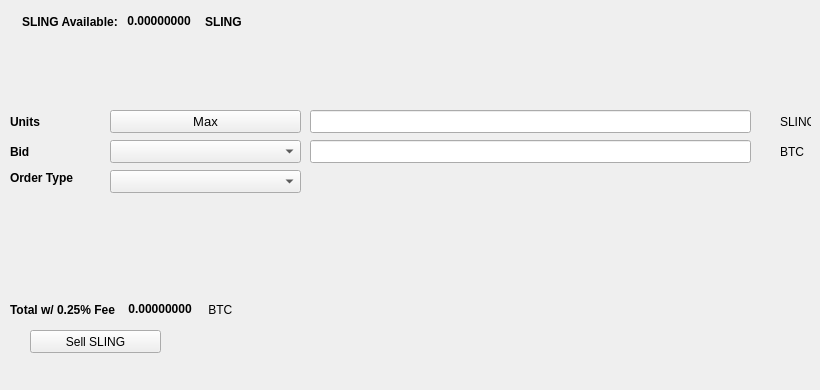
   <widget class="QWidget" name="SellTab">
    <attribute name="title">
     <string>Sell</string>
    </attribute>
    <widget class="QLabel" name="label_16">
     <property name="geometry">
      <rect>
       <x>780</x>
       <y>140</y>
       <width>31</width>
       <height>23</height>
      </rect>
     </property>
     <property name="text">
      <string>BTC</string>
     </property>
    </widget>
    <widget class="QComboBox" name="SellBidcomboBox">
     <property name="geometry">
      <rect>
       <x>110</x>
       <y>140</y>
       <width>191</width>
       <height>23</height>
      </rect>
     </property>
     <property name="font">
      <font>
       <pointsize>10</pointsize>
      </font>
     </property>
    </widget>
    <widget class="QLabel" name="label_18">
     <property name="geometry">
      <rect>
       <x>10</x>
       <y>110</y>
       <width>46</width>
       <height>23</height>
      </rect>
     </property>
     <property name="font">
      <font>
       <weight>75</weight>
       <bold>true</bold>
      </font>
     </property>
     <property name="text">
      <string>Units</string>
     </property>
    </widget>
    <widget class="QPushButton" name="Sell_Max_Amount">
     <property name="geometry">
      <rect>
       <x>110</x>
       <y>110</y>
       <width>191</width>
       <height>23</height>
      </rect>
     </property>
     <property name="font">
      <font>
       <pointsize>10</pointsize>
      </font>
     </property>
     <property name="text">
      <string>Max</string>
     </property>
    </widget>
    <widget class="QLabel" name="label_20">
     <property name="geometry">
      <rect>
       <x>10</x>
       <y>170</y>
       <width>91</width>
       <height>16</height>
      </rect>
     </property>
     <property name="font">
      <font>
       <weight>75</weight>
       <bold>true</bold>
      </font>
     </property>
     <property name="text">
      <string>Order Type</string>
     </property>
    </widget>
    <widget class="QComboBox" name="SellOrdertypeCombo">
     <property name="geometry">
      <rect>
       <x>110</x>
       <y>170</y>
       <width>191</width>
       <height>23</height>
      </rect>
     </property>
     <property name="font">
      <font>
       <pointsize>10</pointsize>
      </font>
     </property>
    </widget>
    <widget class="QLabel" name="label_21">
     <property name="geometry">
      <rect>
       <x>10</x>
       <y>140</y>
       <width>46</width>
       <height>23</height>
      </rect>
     </property>
     <property name="font">
      <font>
       <weight>75</weight>
       <bold>true</bold>
      </font>
     </property>
     <property name="text">
      <string>Bid</string>
     </property>
    </widget>
    <widget class="QLabel" name="label_22">
     <property name="geometry">
      <rect>
       <x>780</x>
       <y>110</y>
       <width>31</width>
       <height>23</height>
      </rect>
     </property>
     <property name="text">
      <string>SLING</string>
     </property>
    </widget>
    <widget class="QLineEdit" name="UnitsInputSLING">
     <property name="geometry">
      <rect>
       <x>310</x>
       <y>110</y>
       <width>441</width>
       <height>23</height>
      </rect>
     </property>
     <property name="font">
      <font>
       <pointsize>9</pointsize>
       <weight>75</weight>
       <bold>true</bold>
      </font>
     </property>
    </widget>
    <widget class="QLineEdit" name="SellBidPriceEdit">
     <property name="geometry">
      <rect>
       <x>310</x>
       <y>140</y>
       <width>441</width>
       <height>23</height>
      </rect>
     </property>
     <property name="font">
      <font>
       <pointsize>9</pointsize>
       <weight>75</weight>
       <bold>true</bold>
      </font>
     </property>
    </widget>
    <widget class="QPushButton" name="SellSLINGBTN">
     <property name="geometry">
      <rect>
       <x>30</x>
       <y>330</y>
       <width>131</width>
       <height>23</height>
      </rect>
     </property>
     <property name="text">
      <string>Sell SLING</string>
     </property>
     <property name="icon">
      <iconset resource="../sling">
       <normaloff>:/icons/bitcoin</normaloff>:/icons/bitcoin</iconset>
     </property>
    </widget>
    <widget class="QWidget" name="layoutWidget3">
     <property name="geometry">
      <rect>
       <x>22</x>
       <y>12</y>
       <width>258</width>
       <height>19</height>
      </rect>
     </property>
     <layout class="QHBoxLayout" name="horizontalLayout">
      <item>
       <widget class="QLabel" name="label232_2">
        <property name="font">
         <font>
          <weight>75</weight>
          <bold>true</bold>
         </font>
        </property>
        <property name="text">
         <string>SLING Available:</string>
        </property>
       </widget>
      </item>
      <item>
       <widget class="QLabel" name="SLINGAvailableLabel">
        <property name="palette">
         <palette>
          <active>
           <colorrole role="WindowText">
            <brush brushstyle="SolidPattern">
             <color alpha="255">
              <red>0</red>
              <green>0</green>
              <blue>0</blue>
             </color>
            </brush>
           </colorrole>
           <colorrole role="Button">
            <brush brushstyle="SolidPattern">
             <color alpha="255">
              <red>0</red>
              <green>170</green>
              <blue>0</blue>
             </color>
            </brush>
           </colorrole>
           <colorrole role="Light">
            <brush brushstyle="SolidPattern">
             <color alpha="255">
              <red>0</red>
              <green>255</green>
              <blue>0</blue>
             </color>
            </brush>
           </colorrole>
           <colorrole role="Midlight">
            <brush brushstyle="SolidPattern">
             <color alpha="255">
              <red>0</red>
              <green>212</green>
              <blue>0</blue>
             </color>
            </brush>
           </colorrole>
           <colorrole role="Dark">
            <brush brushstyle="SolidPattern">
             <color alpha="255">
              <red>0</red>
              <green>85</green>
              <blue>0</blue>
             </color>
            </brush>
           </colorrole>
           <colorrole role="Mid">
            <brush brushstyle="SolidPattern">
             <color alpha="255">
              <red>0</red>
              <green>113</green>
              <blue>0</blue>
             </color>
            </brush>
           </colorrole>
           <colorrole role="Text">
            <brush brushstyle="SolidPattern">
             <color alpha="255">
              <red>0</red>
              <green>170</green>
              <blue>0</blue>
             </color>
            </brush>
           </colorrole>
           <colorrole role="BrightText">
            <brush brushstyle="SolidPattern">
             <color alpha="255">
              <red>255</red>
              <green>255</green>
              <blue>255</blue>
             </color>
            </brush>
           </colorrole>
           <colorrole role="ButtonText">
            <brush brushstyle="SolidPattern">
             <color alpha="255">
              <red>0</red>
              <green>0</green>
              <blue>0</blue>
             </color>
            </brush>
           </colorrole>
           <colorrole role="Base">
            <brush brushstyle="SolidPattern">
             <color alpha="255">
              <red>255</red>
              <green>255</green>
              <blue>255</blue>
             </color>
            </brush>
           </colorrole>
           <colorrole role="Window">
            <brush brushstyle="SolidPattern">
             <color alpha="255">
              <red>0</red>
              <green>170</green>
              <blue>0</blue>
             </color>
            </brush>
           </colorrole>
           <colorrole role="Shadow">
            <brush brushstyle="SolidPattern">
             <color alpha="255">
              <red>0</red>
              <green>0</green>
              <blue>0</blue>
             </color>
            </brush>
           </colorrole>
           <colorrole role="AlternateBase">
            <brush brushstyle="SolidPattern">
             <color alpha="255">
              <red>127</red>
              <green>212</green>
              <blue>127</blue>
             </color>
            </brush>
           </colorrole>
           <colorrole role="ToolTipBase">
            <brush brushstyle="SolidPattern">
             <color alpha="255">
              <red>255</red>
              <green>255</green>
              <blue>220</blue>
             </color>
            </brush>
           </colorrole>
           <colorrole role="ToolTipText">
            <brush brushstyle="SolidPattern">
             <color alpha="255">
              <red>0</red>
              <green>0</green>
              <blue>0</blue>
             </color>
            </brush>
           </colorrole>
          </active>
          <inactive>
           <colorrole role="WindowText">
            <brush brushstyle="SolidPattern">
             <color alpha="255">
              <red>0</red>
              <green>0</green>
              <blue>0</blue>
             </color>
            </brush>
           </colorrole>
           <colorrole role="Button">
            <brush brushstyle="SolidPattern">
             <color alpha="255">
              <red>0</red>
              <green>170</green>
              <blue>0</blue>
             </color>
            </brush>
           </colorrole>
           <colorrole role="Light">
            <brush brushstyle="SolidPattern">
             <color alpha="255">
              <red>0</red>
              <green>255</green>
              <blue>0</blue>
             </color>
            </brush>
           </colorrole>
           <colorrole role="Midlight">
            <brush brushstyle="SolidPattern">
             <color alpha="255">
              <red>0</red>
              <green>212</green>
              <blue>0</blue>
             </color>
            </brush>
           </colorrole>
           <colorrole role="Dark">
            <brush brushstyle="SolidPattern">
             <color alpha="255">
              <red>0</red>
              <green>85</green>
              <blue>0</blue>
             </color>
            </brush>
           </colorrole>
           <colorrole role="Mid">
            <brush brushstyle="SolidPattern">
             <color alpha="255">
              <red>0</red>
              <green>113</green>
              <blue>0</blue>
             </color>
            </brush>
           </colorrole>
           <colorrole role="Text">
            <brush brushstyle="SolidPattern">
             <color alpha="255">
              <red>0</red>
              <green>170</green>
              <blue>0</blue>
             </color>
            </brush>
           </colorrole>
           <colorrole role="BrightText">
            <brush brushstyle="SolidPattern">
             <color alpha="255">
              <red>255</red>
              <green>255</green>
              <blue>255</blue>
             </color>
            </brush>
           </colorrole>
           <colorrole role="ButtonText">
            <brush brushstyle="SolidPattern">
             <color alpha="255">
              <red>0</red>
              <green>0</green>
              <blue>0</blue>
             </color>
            </brush>
           </colorrole>
           <colorrole role="Base">
            <brush brushstyle="SolidPattern">
             <color alpha="255">
              <red>255</red>
              <green>255</green>
              <blue>255</blue>
             </color>
            </brush>
           </colorrole>
           <colorrole role="Window">
            <brush brushstyle="SolidPattern">
             <color alpha="255">
              <red>0</red>
              <green>170</green>
              <blue>0</blue>
             </color>
            </brush>
           </colorrole>
           <colorrole role="Shadow">
            <brush brushstyle="SolidPattern">
             <color alpha="255">
              <red>0</red>
              <green>0</green>
              <blue>0</blue>
             </color>
            </brush>
           </colorrole>
           <colorrole role="AlternateBase">
            <brush brushstyle="SolidPattern">
             <color alpha="255">
              <red>127</red>
              <green>212</green>
              <blue>127</blue>
             </color>
            </brush>
           </colorrole>
           <colorrole role="ToolTipBase">
            <brush brushstyle="SolidPattern">
             <color alpha="255">
              <red>255</red>
              <green>255</green>
              <blue>220</blue>
             </color>
            </brush>
           </colorrole>
           <colorrole role="ToolTipText">
            <brush brushstyle="SolidPattern">
             <color alpha="255">
              <red>0</red>
              <green>0</green>
              <blue>0</blue>
             </color>
            </brush>
           </colorrole>
          </inactive>
          <disabled>
           <colorrole role="WindowText">
            <brush brushstyle="SolidPattern">
             <color alpha="255">
              <red>0</red>
              <green>85</green>
              <blue>0</blue>
             </color>
            </brush>
           </colorrole>
           <colorrole role="Button">
            <brush brushstyle="SolidPattern">
             <color alpha="255">
              <red>0</red>
              <green>170</green>
              <blue>0</blue>
             </color>
            </brush>
           </colorrole>
           <colorrole role="Light">
            <brush brushstyle="SolidPattern">
             <color alpha="255">
              <red>0</red>
              <green>255</green>
              <blue>0</blue>
             </color>
            </brush>
           </colorrole>
           <colorrole role="Midlight">
            <brush brushstyle="SolidPattern">
             <color alpha="255">
              <red>0</red>
              <green>212</green>
              <blue>0</blue>
             </color>
            </brush>
           </colorrole>
           <colorrole role="Dark">
            <brush brushstyle="SolidPattern">
             <color alpha="255">
              <red>0</red>
              <green>85</green>
              <blue>0</blue>
             </color>
            </brush>
           </colorrole>
           <colorrole role="Mid">
            <brush brushstyle="SolidPattern">
             <color alpha="255">
              <red>0</red>
              <green>113</green>
              <blue>0</blue>
             </color>
            </brush>
           </colorrole>
           <colorrole role="Text">
            <brush brushstyle="SolidPattern">
             <color alpha="255">
              <red>0</red>
              <green>85</green>
              <blue>0</blue>
             </color>
            </brush>
           </colorrole>
           <colorrole role="BrightText">
            <brush brushstyle="SolidPattern">
             <color alpha="255">
              <red>255</red>
              <green>255</green>
              <blue>255</blue>
             </color>
            </brush>
           </colorrole>
           <colorrole role="ButtonText">
            <brush brushstyle="SolidPattern">
             <color alpha="255">
              <red>0</red>
              <green>85</green>
              <blue>0</blue>
             </color>
            </brush>
           </colorrole>
           <colorrole role="Base">
            <brush brushstyle="SolidPattern">
             <color alpha="255">
              <red>0</red>
              <green>170</green>
              <blue>0</blue>
             </color>
            </brush>
           </colorrole>
           <colorrole role="Window">
            <brush brushstyle="SolidPattern">
             <color alpha="255">
              <red>0</red>
              <green>170</green>
              <blue>0</blue>
             </color>
            </brush>
           </colorrole>
           <colorrole role="Shadow">
            <brush brushstyle="SolidPattern">
             <color alpha="255">
              <red>0</red>
              <green>0</green>
              <blue>0</blue>
             </color>
            </brush>
           </colorrole>
           <colorrole role="AlternateBase">
            <brush brushstyle="SolidPattern">
             <color alpha="255">
              <red>0</red>
              <green>170</green>
              <blue>0</blue>
             </color>
            </brush>
           </colorrole>
           <colorrole role="ToolTipBase">
            <brush brushstyle="SolidPattern">
             <color alpha="255">
              <red>255</red>
              <green>255</green>
              <blue>220</blue>
             </color>
            </brush>
           </colorrole>
           <colorrole role="ToolTipText">
            <brush brushstyle="SolidPattern">
             <color alpha="255">
              <red>0</red>
              <green>0</green>
              <blue>0</blue>
             </color>
            </brush>
           </colorrole>
          </disabled>
         </palette>
        </property>
        <property name="font">
         <font>
          <weight>75</weight>
          <bold>true</bold>
         </font>
        </property>
        <property name="text">
         <string> 0.00000000 </string>
        </property>
        <property name="textInteractionFlags">
         <set>Qt::LinksAccessibleByMouse|Qt::TextSelectableByKeyboard|Qt::TextSelectableByMouse</set>
        </property>
       </widget>
      </item>
      <item>
       <widget class="QLabel" name="labelSLING">
        <property name="font">
         <font>
          <weight>75</weight>
          <bold>true</bold>
         </font>
        </property>
        <property name="text">
         <string>SLING</string>
        </property>
       </widget>
      </item>
     </layout>
    </widget>
    <widget class="QWidget" name="layoutWidget">
     <property name="geometry">
      <rect>
       <x>10</x>
       <y>300</y>
       <width>268</width>
       <height>19</height>
      </rect>
     </property>
     <layout class="QHBoxLayout" name="horizontalLayout_2">
      <item>
       <widget class="QLabel" name="label_19">
        <property name="font">
         <font>
          <weight>75</weight>
          <bold>true</bold>
         </font>
        </property>
        <property name="text">
         <string>Total w/ 0.25% Fee </string>
        </property>
       </widget>
      </item>
      <item>
       <widget class="QLabel" name="SellCostLabel">
        <property name="palette">
         <palette>
          <active>
           <colorrole role="WindowText">
            <brush brushstyle="SolidPattern">
             <color alpha="255">
              <red>0</red>
              <green>0</green>
              <blue>0</blue>
             </color>
            </brush>
           </colorrole>
           <colorrole role="Button">
            <brush brushstyle="SolidPattern">
             <color alpha="255">
              <red>0</red>
              <green>170</green>
              <blue>0</blue>
             </color>
            </brush>
           </colorrole>
           <colorrole role="Light">
            <brush brushstyle="SolidPattern">
             <color alpha="255">
              <red>0</red>
              <green>255</green>
              <blue>0</blue>
             </color>
            </brush>
           </colorrole>
           <colorrole role="Midlight">
            <brush brushstyle="SolidPattern">
             <color alpha="255">
              <red>0</red>
              <green>212</green>
              <blue>0</blue>
             </color>
            </brush>
           </colorrole>
           <colorrole role="Dark">
            <brush brushstyle="SolidPattern">
             <color alpha="255">
              <red>0</red>
              <green>85</green>
              <blue>0</blue>
             </color>
            </brush>
           </colorrole>
           <colorrole role="Mid">
            <brush brushstyle="SolidPattern">
             <color alpha="255">
              <red>0</red>
              <green>113</green>
              <blue>0</blue>
             </color>
            </brush>
           </colorrole>
           <colorrole role="Text">
            <brush brushstyle="SolidPattern">
             <color alpha="255">
              <red>0</red>
              <green>170</green>
              <blue>0</blue>
             </color>
            </brush>
           </colorrole>
           <colorrole role="BrightText">
            <brush brushstyle="SolidPattern">
             <color alpha="255">
              <red>255</red>
              <green>255</green>
              <blue>255</blue>
             </color>
            </brush>
           </colorrole>
           <colorrole role="ButtonText">
            <brush brushstyle="SolidPattern">
             <color alpha="255">
              <red>0</red>
              <green>0</green>
              <blue>0</blue>
             </color>
            </brush>
           </colorrole>
           <colorrole role="Base">
            <brush brushstyle="SolidPattern">
             <color alpha="255">
              <red>255</red>
              <green>255</green>
              <blue>255</blue>
             </color>
            </brush>
           </colorrole>
           <colorrole role="Window">
            <brush brushstyle="SolidPattern">
             <color alpha="255">
              <red>0</red>
              <green>170</green>
              <blue>0</blue>
             </color>
            </brush>
           </colorrole>
           <colorrole role="Shadow">
            <brush brushstyle="SolidPattern">
             <color alpha="255">
              <red>0</red>
              <green>0</green>
              <blue>0</blue>
             </color>
            </brush>
           </colorrole>
           <colorrole role="AlternateBase">
            <brush brushstyle="SolidPattern">
             <color alpha="255">
              <red>127</red>
              <green>212</green>
              <blue>127</blue>
             </color>
            </brush>
           </colorrole>
           <colorrole role="ToolTipBase">
            <brush brushstyle="SolidPattern">
             <color alpha="255">
              <red>255</red>
              <green>255</green>
              <blue>220</blue>
             </color>
            </brush>
           </colorrole>
           <colorrole role="ToolTipText">
            <brush brushstyle="SolidPattern">
             <color alpha="255">
              <red>0</red>
              <green>0</green>
              <blue>0</blue>
             </color>
            </brush>
           </colorrole>
          </active>
          <inactive>
           <colorrole role="WindowText">
            <brush brushstyle="SolidPattern">
             <color alpha="255">
              <red>0</red>
              <green>0</green>
              <blue>0</blue>
             </color>
            </brush>
           </colorrole>
           <colorrole role="Button">
            <brush brushstyle="SolidPattern">
             <color alpha="255">
              <red>0</red>
              <green>170</green>
              <blue>0</blue>
             </color>
            </brush>
           </colorrole>
           <colorrole role="Light">
            <brush brushstyle="SolidPattern">
             <color alpha="255">
              <red>0</red>
              <green>255</green>
              <blue>0</blue>
             </color>
            </brush>
           </colorrole>
           <colorrole role="Midlight">
            <brush brushstyle="SolidPattern">
             <color alpha="255">
              <red>0</red>
              <green>212</green>
              <blue>0</blue>
             </color>
            </brush>
           </colorrole>
           <colorrole role="Dark">
            <brush brushstyle="SolidPattern">
             <color alpha="255">
              <red>0</red>
              <green>85</green>
              <blue>0</blue>
             </color>
            </brush>
           </colorrole>
           <colorrole role="Mid">
            <brush brushstyle="SolidPattern">
             <color alpha="255">
              <red>0</red>
              <green>113</green>
              <blue>0</blue>
             </color>
            </brush>
           </colorrole>
           <colorrole role="Text">
            <brush brushstyle="SolidPattern">
             <color alpha="255">
              <red>0</red>
              <green>170</green>
              <blue>0</blue>
             </color>
            </brush>
           </colorrole>
           <colorrole role="BrightText">
            <brush brushstyle="SolidPattern">
             <color alpha="255">
              <red>255</red>
              <green>255</green>
              <blue>255</blue>
             </color>
            </brush>
           </colorrole>
           <colorrole role="ButtonText">
            <brush brushstyle="SolidPattern">
             <color alpha="255">
              <red>0</red>
              <green>0</green>
              <blue>0</blue>
             </color>
            </brush>
           </colorrole>
           <colorrole role="Base">
            <brush brushstyle="SolidPattern">
             <color alpha="255">
              <red>255</red>
              <green>255</green>
              <blue>255</blue>
             </color>
            </brush>
           </colorrole>
           <colorrole role="Window">
            <brush brushstyle="SolidPattern">
             <color alpha="255">
              <red>0</red>
              <green>170</green>
              <blue>0</blue>
             </color>
            </brush>
           </colorrole>
           <colorrole role="Shadow">
            <brush brushstyle="SolidPattern">
             <color alpha="255">
              <red>0</red>
              <green>0</green>
              <blue>0</blue>
             </color>
            </brush>
           </colorrole>
           <colorrole role="AlternateBase">
            <brush brushstyle="SolidPattern">
             <color alpha="255">
              <red>127</red>
              <green>212</green>
              <blue>127</blue>
             </color>
            </brush>
           </colorrole>
           <colorrole role="ToolTipBase">
            <brush brushstyle="SolidPattern">
             <color alpha="255">
              <red>255</red>
              <green>255</green>
              <blue>220</blue>
             </color>
            </brush>
           </colorrole>
           <colorrole role="ToolTipText">
            <brush brushstyle="SolidPattern">
             <color alpha="255">
              <red>0</red>
              <green>0</green>
              <blue>0</blue>
             </color>
            </brush>
           </colorrole>
          </inactive>
          <disabled>
           <colorrole role="WindowText">
            <brush brushstyle="SolidPattern">
             <color alpha="255">
              <red>0</red>
              <green>85</green>
              <blue>0</blue>
             </color>
            </brush>
           </colorrole>
           <colorrole role="Button">
            <brush brushstyle="SolidPattern">
             <color alpha="255">
              <red>0</red>
              <green>170</green>
              <blue>0</blue>
             </color>
            </brush>
           </colorrole>
           <colorrole role="Light">
            <brush brushstyle="SolidPattern">
             <color alpha="255">
              <red>0</red>
              <green>255</green>
              <blue>0</blue>
             </color>
            </brush>
           </colorrole>
           <colorrole role="Midlight">
            <brush brushstyle="SolidPattern">
             <color alpha="255">
              <red>0</red>
              <green>212</green>
              <blue>0</blue>
             </color>
            </brush>
           </colorrole>
           <colorrole role="Dark">
            <brush brushstyle="SolidPattern">
             <color alpha="255">
              <red>0</red>
              <green>85</green>
              <blue>0</blue>
             </color>
            </brush>
           </colorrole>
           <colorrole role="Mid">
            <brush brushstyle="SolidPattern">
             <color alpha="255">
              <red>0</red>
              <green>113</green>
              <blue>0</blue>
             </color>
            </brush>
           </colorrole>
           <colorrole role="Text">
            <brush brushstyle="SolidPattern">
             <color alpha="255">
              <red>0</red>
              <green>85</green>
              <blue>0</blue>
             </color>
            </brush>
           </colorrole>
           <colorrole role="BrightText">
            <brush brushstyle="SolidPattern">
             <color alpha="255">
              <red>255</red>
              <green>255</green>
              <blue>255</blue>
             </color>
            </brush>
           </colorrole>
           <colorrole role="ButtonText">
            <brush brushstyle="SolidPattern">
             <color alpha="255">
              <red>0</red>
              <green>85</green>
              <blue>0</blue>
             </color>
            </brush>
           </colorrole>
           <colorrole role="Base">
            <brush brushstyle="SolidPattern">
             <color alpha="255">
              <red>0</red>
              <green>170</green>
              <blue>0</blue>
             </color>
            </brush>
           </colorrole>
           <colorrole role="Window">
            <brush brushstyle="SolidPattern">
             <color alpha="255">
              <red>0</red>
              <green>170</green>
              <blue>0</blue>
             </color>
            </brush>
           </colorrole>
           <colorrole role="Shadow">
            <brush brushstyle="SolidPattern">
             <color alpha="255">
              <red>0</red>
              <green>0</green>
              <blue>0</blue>
             </color>
            </brush>
           </colorrole>
           <colorrole role="AlternateBase">
            <brush brushstyle="SolidPattern">
             <color alpha="255">
              <red>0</red>
              <green>170</green>
              <blue>0</blue>
             </color>
            </brush>
           </colorrole>
           <colorrole role="ToolTipBase">
            <brush brushstyle="SolidPattern">
             <color alpha="255">
              <red>255</red>
              <green>255</green>
              <blue>220</blue>
             </color>
            </brush>
           </colorrole>
           <colorrole role="ToolTipText">
            <brush brushstyle="SolidPattern">
             <color alpha="255">
              <red>0</red>
              <green>0</green>
              <blue>0</blue>
             </color>
            </brush>
           </colorrole>
          </disabled>
         </palette>
        </property>
        <property name="font">
         <font>
          <weight>75</weight>
          <bold>true</bold>
         </font>
        </property>
        <property name="autoFillBackground">
         <bool>false</bool>
        </property>
        <property name="text">
         <string> 0.00000000</string>
        </property>
        <property name="textInteractionFlags">
         <set>Qt::LinksAccessibleByMouse|Qt::TextSelectableByMouse</set>
        </property>
       </widget>
      </item>
      <item>
       <widget class="QLabel" name="label_17">
        <property name="font">
         <font>
          <weight>50</weight>
          <bold>false</bold>
         </font>
        </property>
        <property name="text">
         <string> BTC</string>
        </property>
       </widget>
      </item>
     </layout>
    </widget>
    <widget class="QLabel" name="label_23">
     <property name="geometry">
      <rect>
       <x>460</x>
       <y>300</y>
       <width>281</width>
       <height>81</height>
      </rect>
     </property>
     <property name="text">
      <string/>
     </property>
     <property name="pixmap">
      <pixmap>:/images/bittrex</pixmap>
     </property>
    </widget>
   </widget>
